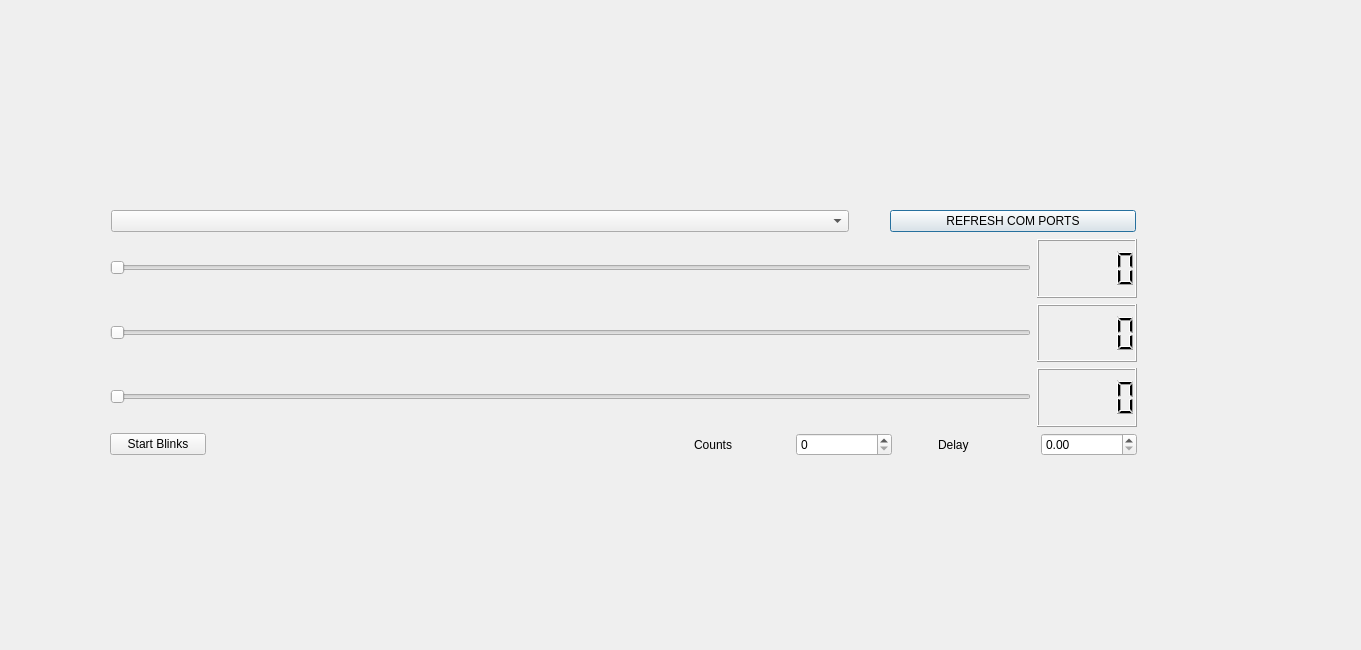
<?xml version="1.0" encoding="UTF-8"?>
<ui version="4.0">
 <class>Dialog</class>
 <widget class="QDialog" name="Dialog">
  <property name="geometry">
   <rect>
    <x>0</x>
    <y>0</y>
    <width>1361</width>
    <height>650</height>
   </rect>
  </property>
  <property name="minimumSize">
   <size>
    <width>100</width>
    <height>0</height>
   </size>
  </property>
  <property name="windowTitle">
   <string>Dialog</string>
  </property>
  <widget class="QWidget" name="layoutWidget">
   <property name="geometry">
    <rect>
     <x>110</x>
     <y>210</y>
     <width>1027</width>
     <height>246</height>
    </rect>
   </property>
   <layout class="QVBoxLayout" name="verticalLayout">
    <item>
     <layout class="QHBoxLayout" name="horizontalLayout_3" stretch="30,0,10">
      <property name="spacing">
       <number>1</number>
      </property>
      <property name="sizeConstraint">
       <enum>QLayout::SetDefaultConstraint</enum>
      </property>
      <property name="leftMargin">
       <number>1</number>
      </property>
      <property name="topMargin">
       <number>0</number>
      </property>
      <property name="rightMargin">
       <number>1</number>
      </property>
      <property name="bottomMargin">
       <number>1</number>
      </property>
      <item>
       <widget class="QComboBox" name="comboBoxPorts">
        <property name="minimumSize">
         <size>
          <width>100</width>
          <height>10</height>
         </size>
        </property>
       </widget>
      </item>
      <item>
       <spacer name="horizontalSpacer">
        <property name="orientation">
         <enum>Qt::Horizontal</enum>
        </property>
        <property name="sizeHint" stdset="0">
         <size>
          <width>40</width>
          <height>20</height>
         </size>
        </property>
       </spacer>
      </item>
      <item>
       <widget class="QPushButton" name="pushButtonrefreshcoms">
        <property name="text">
         <string>REFRESH COM PORTS</string>
        </property>
       </widget>
      </item>
     </layout>
    </item>
    <item>
     <layout class="QHBoxLayout" name="horizontalLayout_7">
      <item>
       <widget class="QSlider" name="horizontalSliderred">
        <property name="minimumSize">
         <size>
          <width>400</width>
          <height>50</height>
         </size>
        </property>
        <property name="orientation">
         <enum>Qt::Horizontal</enum>
        </property>
       </widget>
      </item>
      <item>
       <widget class="QLCDNumber" name="lcdNumberred">
        <property name="minimumSize">
         <size>
          <width>100</width>
          <height>50</height>
         </size>
        </property>
       </widget>
      </item>
     </layout>
    </item>
    <item>
     <layout class="QHBoxLayout" name="horizontalLayout">
      <item>
       <widget class="QSlider" name="horizontalSlidergreen">
        <property name="minimumSize">
         <size>
          <width>400</width>
          <height>50</height>
         </size>
        </property>
        <property name="orientation">
         <enum>Qt::Horizontal</enum>
        </property>
       </widget>
      </item>
      <item>
       <widget class="QLCDNumber" name="lcdNumbergreen">
        <property name="minimumSize">
         <size>
          <width>100</width>
          <height>50</height>
         </size>
        </property>
       </widget>
      </item>
     </layout>
    </item>
    <item>
     <layout class="QHBoxLayout" name="horizontalLayout_9">
      <item>
       <widget class="QSlider" name="horizontalSliderblue">
        <property name="minimumSize">
         <size>
          <width>400</width>
          <height>50</height>
         </size>
        </property>
        <property name="orientation">
         <enum>Qt::Horizontal</enum>
        </property>
       </widget>
      </item>
      <item>
       <widget class="QLCDNumber" name="lcdNumbeblue">
        <property name="minimumSize">
         <size>
          <width>100</width>
          <height>50</height>
         </size>
        </property>
       </widget>
      </item>
     </layout>
    </item>
    <item>
     <layout class="QHBoxLayout" name="horizontalLayout_4" stretch="1,5,1,1,0,1,1">
      <property name="sizeConstraint">
       <enum>QLayout::SetMinAndMaxSize</enum>
      </property>
      <item>
       <widget class="QPushButton" name="pushButtonStartBlinks">
        <property name="text">
         <string>Start Blinks</string>
        </property>
       </widget>
      </item>
      <item>
       <spacer name="horizontalSpacer_2">
        <property name="orientation">
         <enum>Qt::Horizontal</enum>
        </property>
        <property name="sizeHint" stdset="0">
         <size>
          <width>40</width>
          <height>20</height>
         </size>
        </property>
       </spacer>
      </item>
      <item>
       <widget class="QLabel" name="label_2">
        <property name="text">
         <string>Counts</string>
        </property>
       </widget>
      </item>
      <item>
       <widget class="QSpinBox" name="spinBoxcount"/>
      </item>
      <item>
       <spacer name="horizontalSpacer_3">
        <property name="orientation">
         <enum>Qt::Horizontal</enum>
        </property>
        <property name="sizeHint" stdset="0">
         <size>
          <width>40</width>
          <height>20</height>
         </size>
        </property>
       </spacer>
      </item>
      <item>
       <widget class="QLabel" name="label">
        <property name="text">
         <string>Delay</string>
        </property>
       </widget>
      </item>
      <item>
       <widget class="QDoubleSpinBox" name="doubleSpinBoxdelay"/>
      </item>
     </layout>
    </item>
   </layout>
  </widget>
 </widget>
 <resources>
  <include location="../../OneDrive/Desktop/qt/style.qrc"/>
 </resources>
 <connections/>
</ui>
